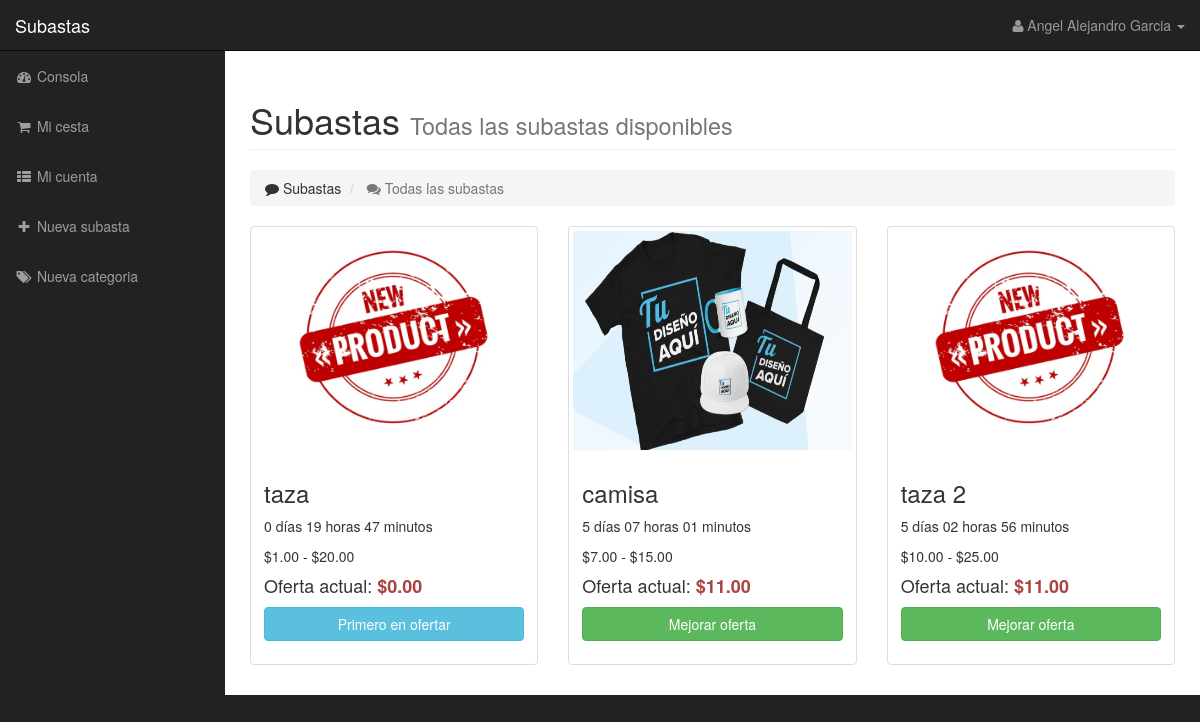
The page /subastas.php (signed in) on the database its author committed.
### tables this page shows
CREATE TABLE `producto` (
  `id_producto` int(11) NOT NULL,
  `nombre` varchar(100) NOT NULL,
  `descripcion` varchar(300) DEFAULT NULL,
  `imagen` varchar(300) DEFAULT NULL,
  `id_categoria` int(11) DEFAULT NULL
);

CREATE TABLE `subasta` (
  `id_subasta` int(11) NOT NULL,
  `min` int(11) DEFAULT NULL,
  `max` int(11) DEFAULT NULL,
  `tiempo_ini` datetime NOT NULL,
  `tiempo_fin` datetime NOT NULL,
  `estado` int(11) NOT NULL,
  `comprador` int(11) DEFAULT NULL,
  `subastador` int(11) NOT NULL,
  `id_producto` int(11) NOT NULL
);

CREATE TABLE `oferta` (
  `id_oferta` int(11) NOT NULL,
  `oferta` int(11) NOT NULL,
  `estado` int(11) NOT NULL,
  `fecha` datetime NOT NULL,
  `id_subasta` int(11) NOT NULL,
  `comprador` int(11) NOT NULL
);

### conexion/config.php (called while the page is built)
<?php
  $serv="localhost";
  $user="root";
  $pass="";
  $namedb="subasta";
?>

### conexion/Conexion.php (called while the page is built, shortened)
<?php
    class Conexion{
    private $conn = null;
    public function __construct(){
        include("config.php");
        $this->conn = new mysqli($serv, $user, $pass, $namedb);
        $this->conn->set_charset("utf8");
    }
    public function select($qry){
        $result = $this->conn->query($qry);
        return $result;
    }
    public function query($qry){
        if(!$this->conn->query($qry)){
            return false;
        }else{
            return true;
        }
        return null;
    }
}
?>

### subastas.php (the view, shortened to what this page needs)
<?php
  include ("conexion/Conexion.php");
  $bd = new Conexion();
?>
<!DOCTYPE html>
<html lang="es">
<head>
    <link href="css/bootstrap.min.css" rel="stylesheet">
    <link href="css/sb-admin.css" rel="stylesheet">
    <link href="css/plugins/morris.css" rel="stylesheet">
    <link href="font-awesome/css/font-awesome.min.css" rel="stylesheet" type="text/css">
</head>
<body>
    <div id="wrapper">
        <nav class="navbar navbar-inverse navbar-fixed-top" role="navigation">
            <div class="navbar-header">
                <a class="navbar-brand" href="subastas.php">Subastas</a>
            </div>
            <?php
              include ("header.php");
            ?>
            <?php
              include ("sidebar.php");
            ?>
        </nav>
        <div id="page-wrapper">
            <div class="container-fluid">
                <div class="row">
                    <div class="col-lg-12">
                        <h1 class="page-header">
                            Subastas <small>Todas las subastas disponibles</small>
                        </h1>
                        <ol class="breadcrumb">
                            <li>
                                <i class="fa fa-comment"></i> Subastas
                            </li>
                            <li class="active">
                                <i class="fa fa-comments"></i> Todas las subastas
                            </li>
                        </ol>
                    </div>
                </div>
                <div class="row">
                  <?php
                      $res = $bd->select("SELECT * from subasta where estado=0 order by id_subasta desc");
                      if($res->num_rows > 0){
                        while($row = $res->fetch_assoc()){
                          $id_subasta = $row["id_subasta"];
                          $min = $row["min"];
                          $max = $row["max"];
                          $fin = $row["tiempo_fin"];
                          $id_producto = $row["id_producto"];
                          $datetime_actual = date("Y-m-d H:i:s");
                          $datetime1 = date_create($datetime_actual);
                          $datetime2 = date_create($fin);
                          $interval = $datetime1->diff($datetime2);
                          $res2 = $bd->select("SELECT * from producto where id_producto=$id_producto");
                          if($res2->num_rows > 0){
                            while($row2 = $res2->fetch_assoc()){
                              $nombre_p = $row2["nombre"];
                              $imagen_p = $row2["imagen"];
                              $res3 = $bd->select("SELECT * from oferta where id_subasta=$id_subasta order by id_oferta desc limit 1");
                              if($res3->num_rows > 0){
                                while($row3 = $res3->fetch_assoc()){
                                  $oferta = $row3["oferta"];
                                  ?>
                                        <div class="col-sm-6 col-md-4">
                                          <div class="thumbnail">
                                            <?php echo "<img src='images/productos/$imagen_p' style='height: 220px;'>";?>
                                            <div class="caption">
                                              <h3><?php echo $nombre_p; ?></h3>
                                              <p><?php print $interval->format('%a días %H horas %I minutos'); ?></p>
                                              <p><?php echo "$$min.00 - $$max.00"; ?></p>
                                              <h4>Oferta actual: <b class="text-danger"><?php echo "$$oferta.00"; ?></b></h4>
                                              <?php echo "<p><a href='subasta.php?id=$id_subasta' class='btn btn-success btn-block' role='button'>Mejorar oferta</a></p>";?>
                                            </div>
                                          </div>
                                        </div>
                                  <?php
                                }
                              }else{
                                ?>
                                      <div class="col-sm-6 col-md-4">
                                        <div class="thumbnail">
                                          <?php echo "<img src='images/productos/$imagen_p' style='height: 220px;'>";?>
                                          <div class="caption">
                                            <h3><?php echo $nombre_p; ?></h3>
                                            <p><?php print $interval->format('%a días %H horas %I minutos'); ?></p>
                                            <p><?php echo "$$min.00 - $$max.00"; ?></p>
                                            <h4>Oferta actual: <b class="text-danger"><?php echo "$0.00"; ?></b></h4>
                                            <?php echo "<p><a href='subasta.php?id=$id_subasta' class='btn btn-info btn-block' role='button'>Primero en ofertar</a></p>";?>
                                          </div>
                                        </div>
                                      </div>
                                <?php
                              }
                            }
                          }else{
                            echo "<h4>Hubo un error al recuperar el producto</h4>";
                          }
                        }
                      }else{
                        echo "<h3>Por el momento no existen subastas</h3>";
                      }
                  ?>
                </div>
            </div>
        </div>
    </div>
</body>
</html>

### header.php (shortened to what this page needs)
<ul class="nav navbar-right top-nav">
    <li class="dropdown">
        <a href="#" class="dropdown-toggle" data-toggle="dropdown"><i class="fa fa-user"></i> <?php echo $_SESSION["nomb_comp"]; ?> <b class="caret"></b></a>
    </li>
</ul>
<?php
    $res_1 = $bd->select("SELECT * from subasta where estado = 0");
?>

### sidebar.php
<div class="collapse navbar-collapse navbar-ex1-collapse">
    <ul class="nav navbar-nav side-nav">
        <li>
            <a href="index.php"><i class="fa fa-fw fa-dashboard"></i> Consola</a>
        </li>
        <li>
            <a href="cesta.php"><i class="fa fa-fw fa-shopping-cart"></i> Mi cesta</a>
        </li>
        <li>
            <a href="cuenta.php"><i class="fa fa-fw fa-th-list"></i> Mi cuenta</a>
        </li>
        <li>
            <a href="alta_subasta.php"><i class="fa fa-fw fa-plus"></i> Nueva subasta</a>
        </li>
        <li>
            <a href="alta_categoria.php"><i class="fa fa-fw fa-tags"></i> Nueva categoria</a>
        </li>
    </ul>
</div>

### css/sb-admin.css (style rules this page uses)
body { margin-top: 100px; background-color: #222; }
@media (min-width:768px) { body { margin-top: 50px; } }
#wrapper { padding-left: 0; }
#page-wrapper { width: 100%; padding: 0; background-color: #fff; }
@media (min-width:768px) { #wrapper { padding-left: 225px; } }
@media (min-width:768px) { #page-wrapper { padding: 10px; } }
.top-nav { padding: 0 15px; }
.top-nav>li { display: inline-block; float: left; }
.top-nav>li>a { padding-top: 15px; padding-bottom: 15px; line-height: 20px; color: #999; }
@media (min-width:768px) { .side-nav { position: fixed; top: 51px; left: 225px; width: 225px; margin-left: -225px; border: none; border-radius: 0; overflow-y: auto; background-color: #222; bottom: 0; overflow-x: hidden; padding-bottom: 40px; } }
@media (min-width:768px) { .side-nav>li>a { width: 225px; } }

### rows shown on the page
subasta: tiempo_fin "0 días 19 horas 47 minutos", min "1", max "20"
producto: imagen (placeholder picture), nombre "taza"
producto: nombre "camisa"
oferta: producto.imagen (picture), id_subasta.tiempo_fin "5 días 07 horas 01 minutos", id_subasta.min "7", id_subasta.max "15", oferta "11"
producto: nombre "taza 2"
oferta: producto.imagen (placeholder picture), id_subasta.tiempo_fin "5 días 02 horas 56 minutos", id_subasta.min "10", id_subasta.max "25", oferta "11"

### other values the page prints
$_SESSION["nomb_comp"] "Angel Alejandro Garcia"
